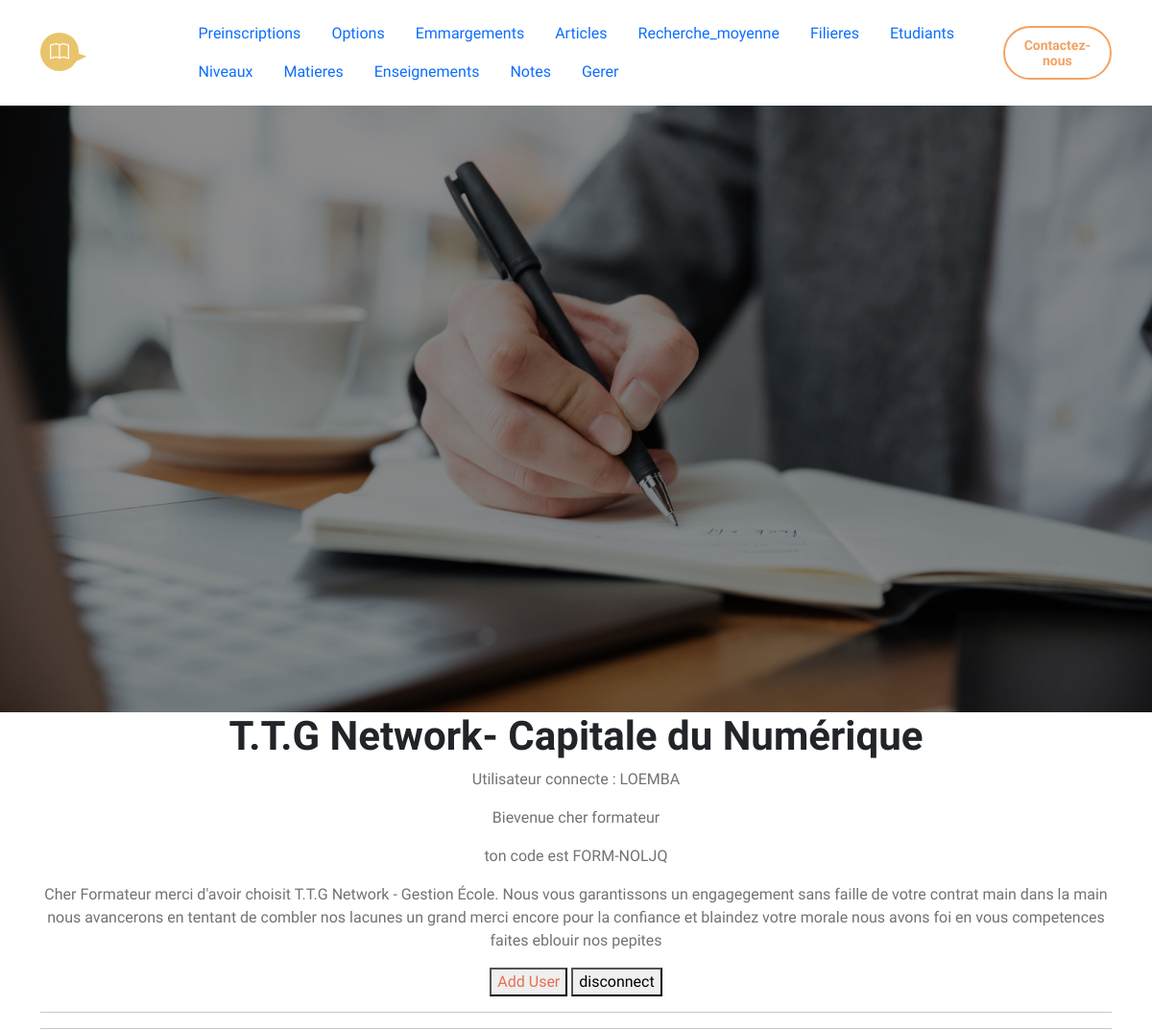
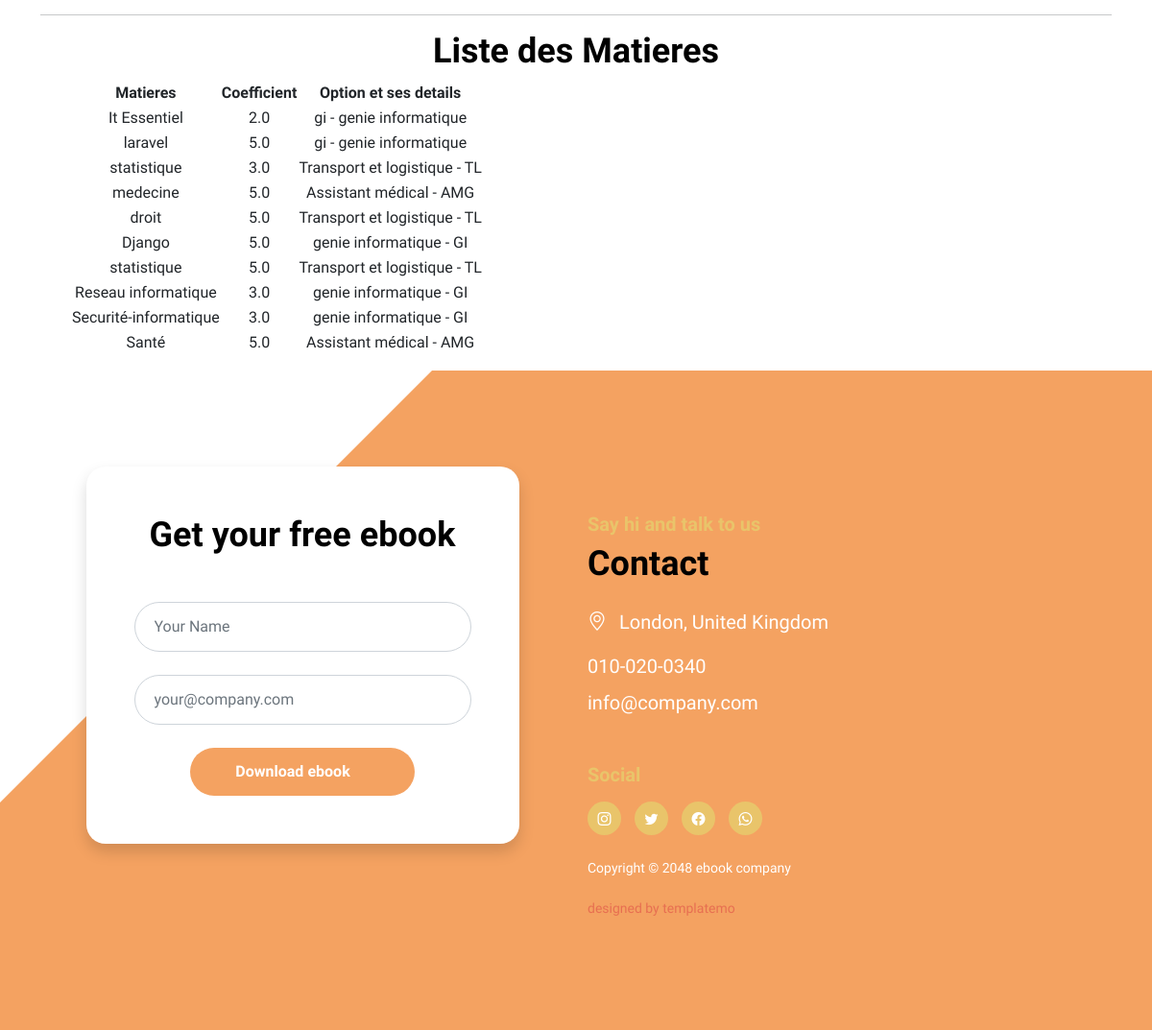
The page /matiere (signed in) on the database its author committed (2 pictures, top to bottom).
### core/models.py (models this page shows, shortened)
class User(AbstractUser):
    ROLES = (
        ('admin', 'Administrateur'),
        ('formateur', 'Formateur'),
        ('etudiant', 'Étudiant'),
        ('parent', 'Parent'),
    )
    role = models.CharField(max_length=20, choices=ROLES)
    code_formateur = models.CharField(max_length=10, unique=True, null=True, blank=True)
    code_parent = models.CharField(max_length=10, unique=True, null=True, blank=True)
    matricule = models.CharField(max_length=30, unique=True, null=True, blank=True)

class Matiere(models.Model):
    nom = models.CharField(max_length=100)
    coefficient = models.FloatField()
    option = models.ForeignKey(Option, on_delete=models.CASCADE)

class Option(models.Model):
    nom = models.CharField(max_length=100)
    filiere = models.ForeignKey(Filiere, on_delete=models.CASCADE)
    def __str__(self):
        return f"{self.nom} - {self.filiere.nom}"

class Filiere(models.Model):
    nom = models.CharField(max_length=100)

### core/views.py (the view)
# urls.py: path('matiere', views.matieres_view, name='matiere'),
@login_required
def matieres_view(request):
    matieres = Matiere.objects.all()
    return render(request, 'liste_matieres.html', {'matieres': matieres})

### core/templates/liste_matieres.html (shortened to what this page needs)
{% extends "base.html" %}
{% block content %}
  <hr>
  <h2>Liste des Matieres</h2>
  <ul>
      <table>
        <tr>
          <th>Matieres</th>
          <th>Coefficient</th>
          <th>Option et ses details</th>
        </tr>
        {% for matiere in matieres %}
        <tr>
          <td>{{ matiere.nom }}</td>
          <td>{{ matiere.coefficient }}</td>
          <td>{{ matiere.option }}</td>
        </tr>
        {% endfor %}
      </table>
  </ul>
{% endblock %}

### core/templates/base.html (shortened to what this page needs)
<!DOCTYPE html>
<html lang="fr">
  {% load static %}
<head>
        <link href="{% static 'css/bootstrap.min.css' %}" rel="stylesheet">
        <link href="{% static 'css/bootstrap-icons.css' %}" rel="stylesheet">
        <link href="{% static 'css/templatemo-ebook-landing.css' %}" rel="stylesheet">
    </head>
    <body>
        <main>
            <nav class="navbar navbar-expand-lg">
                <div class="container">
                    <a class="navbar-brand" href="index.html">
                        <i class="navbar-brand-icon bi-book me-2"></i>
                        <span>ebook</span>
                    </a>
                    <div class="collapse navbar-collapse" id="navbarNav">
                        <ul class="nav">
                            <li class="nav-item">
                                <a class="nav-link click-scroll" href="{% url 'preinscription' %}">Preinscriptions</a>
                            </li>
                            <li class="nav-item">
                                <a class="nav-link click-scroll" href="{% url 'options' %}">Options</a>
                            </li>
                            <li class="nav-item">
                                <a class="nav-link click-scroll" href="{% url 'liste_emargements' %}">Emmargements</a>
                            </li>
                            <li class="nav-item">
                              <a class="nav-link click-scroll" href="{% url 'article' %}">Articles</a>
                          </li>
                            <li class="nav-item">
                                <a class="nav-link click-scroll" href="{% url 'recherche_moyenne' %}">Recherche_moyenne</a>
                            </li>
                            <li class="nav-item">
                                <a class="nav-link click-scroll" href="{% url 'filiere' %}">Filieres</a>
                            </li>
                            <li class="nav-item">
                                <a class="nav-link click-scroll" href="{% url 'etudiant' %}">Etudiants</a>
                            </li>
                            <li class="nav-item">
                                <a class="nav-link click-scroll" href="{% url 'niveau' %}">Niveaux</a>
                            </li>
                            <li class="nav-item">
                                <a class="nav-link click-scroll" href="{% url 'matiere' %}">Matieres</a>
                            </li>
                            <li class="nav-item">
                                <a class="nav-link click-scroll" href="{% url 'enseignement' %}">Enseignements</a>
                            </li>
                            <li class="nav-item">
                                <a class="nav-link click-scroll" href="{% url 'note' %}">Notes</a>
                            </li>
                            <li class="nav-item">
                                <a class="nav-link click-scroll" href="{% url 'admin:index' %}">Gerer</a>
                            </li>
                        </ul>
                        <div class="d-none d-lg-block">
                            <a href="#" class="btn custom-btn custom-border-btn btn-naira btn-inverted">
                                <i class="btn-icon bi-cloud-download"></i>
                                <span>Contactez-nous</span>
                            </a>
                        </div>
                    </div>
                </div>
            </nav>
            <section class="hero-section d-flex justify-content-center align-items-center" id="section_1">
              <div class="container">
                  <div class="row">
                      <div class="hero-image-wrap col-lg-6 col-12 mt-3 mt-lg-0">
                      </div>
                  </div>
              </div>
          </section>
<section class="container" style="text-align: center;">
  <header>
    <h1>T.T.G Network- Capitale du Numérique </h1>
    <main>
        <p>Utilisateur connecte : {{user}}</p>
          {% if user.is_authenticated %}
          {% if user.role %}
          <p>Bievenue cher {{user.role}} </p>
          {% else %}
          <p>Bievenue cher Admin </p>
          {% endif %}
            {% if user.matricule %}
            <p>ton matricule est {{user.matricule}}</p>
            <p>
                Cher etudiant merci d'avoir choisit T.T.G Network - Gestion École.
                Nous vous garantissons un apprentissage serieux et rigoureux main dans
                la main nous avancerons en tentant de combler nos lacunes un grand merci
                encore pour la confiance et blaindez votre morale car la route sera longue
            </p>
            {% elif user.code_formateur %}
            <p>ton code est {{user.code_formateur}}</p>
            <p>
                Cher Formateur merci d'avoir choisit T.T.G Network - Gestion École.
                Nous vous garantissons un engagegement sans faille de votre contrat main
                dans la main nous avancerons en tentant de combler nos lacunes un grand merci
                encore pour la confiance et blaindez votre morale nous avons foi en vous
                competences faites eblouir nos pepites
            </p>
            {% else %}
              <p>
                Bienvenue sur la plateforme officielle de T.T.G Network - Gestion Ecole.
                Accèdez facilement à votre avenir académique
            </p>
            {% endif %}
          {% endif %}
        <button><a href="{% url 'urlregister' %}">Add User</a></button>
        <a href="{% url 'urllogout' %}"><button>disconnect</button></a>
        <hr>
        <hr>
      </main>
      {% block content %}{% endblock %}
    </section>
  <section class="contact-section section-padding" id="section_5">
    <div class="container">
        <div class="row">
            <div class="col-lg-5 col-12 mx-auto">
                <form class="custom-form ebook-download-form bg-white shadow" action="#" method="post" role="form">
                    <div class="text-center mb-5">
                        <h2 class="mb-1">Get your free ebook</h2>
                    </div>
                    <div class="ebook-download-form-body">
                        <div class="input-group mb-4">
                            <input type="text" name="ebook-form-name" id="ebook-form-name" class="form-control" aria-label="ebook-form-name" aria-describedby="basic-addon1" placeholder="Your Name" required>
                            <span class="input-group-text" id="basic-addon1">
                            </span>
                        </div>
                        <div class="input-group mb-4">
                            <input type="email" name="ebook-email" id="ebook-email" pattern="[^ @]*@[^ @]*" class="form-control" placeholder="your@company.com" aria-label="ebook-form-email" aria-describedby="basic-addon2" required="">
                            <span class="input-group-text" id="basic-addon2">
                            </span>
                        </div>
                        <div class="col-lg-8 col-md-10 col-8 mx-auto">
                            <button type="submit" class="form-control">Download ebook</button>
                        </div>
                    </div>
                </form>
            </div>
            <div class="col-lg-6 col-12">
                <h6 class="mt-5">Say hi and talk to us</h6>
                <h2 class="mb-4">Contact</h2>
                <p class="mb-3">
                    <i class="bi-geo-alt me-2"></i>
                    London, United Kingdom
                </p>
                <p class="mb-2">
                    <a href="tel: 010-020-0340" class="contact-link">
                        010-020-0340
                    </a>
                </p>
                <p>
                    <a href="mailto:info@company.com" class="contact-link">
                        info@company.com
                    </a>
                </p>
                <h6 class="site-footer-title mt-5 mb-3">Social</h6>
                <ul class="social-icon mb-4">
                    <li class="social-icon-item">
                        <a href="#" class="social-icon-link bi-instagram"></a>
                    </li>
                    <li class="social-icon-item">
                        <a href="#" class="social-icon-link bi-twitter"></a>
                    </li>
                    <li class="social-icon-item">
                        <a href="#" class="social-icon-link bi-facebook"></a>
                    </li>
                    <li class="social-icon-item">
                        <a href="#" class="social-icon-link bi-whatsapp"></a>
                    </li>
                </ul>
                <p class="copyright-text">Copyright © 2048 ebook company
                <br><br><a rel="nofollow" href="https://templatemo.com" target="_blank">designed by templatemo</a></p>
            </div>
        </div>
    </div>
</section>
</main>
</body>
</html>

### rows shown on the page
User: username "LOEMBA", role "formateur", code_formateur "FORM-NOLJQ"
Matiere: nom "It Essentiel", coefficient "2.0", option "gi - genie informatique"
Matiere: nom "laravel", coefficient "5.0", option "gi - genie informatique"
Matiere: nom "statistique", coefficient "3.0", option "Transport et logistique - TL"
Matiere: nom "medecine", coefficient "5.0", option "Assistant médical - AMG"
Matiere: nom "droit", coefficient "5.0", option "Transport et logistique - TL"
Matiere: nom "Django", coefficient "5.0", option "genie informatique - GI"
Matiere: nom "statistique", coefficient "5.0", option "Transport et logistique - TL"
Matiere: nom "Reseau informatique", coefficient "3.0", option "genie informatique - GI"
Matiere: nom "Securité-informatique", coefficient "3.0", option "genie informatique - GI"
Matiere: nom "Santé", coefficient "5.0", option "Assistant médical - AMG"
